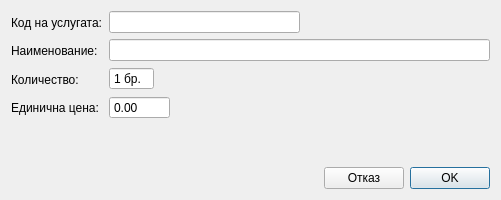
<?xml version="1.0" encoding="UTF-8"?>
<ui version="4.0">
 <class>BusinessOperationDialog</class>
 <widget class="QDialog" name="BusinessOperationDialog">
  <property name="geometry">
   <rect>
    <x>0</x>
    <y>0</y>
    <width>501</width>
    <height>200</height>
   </rect>
  </property>
  <property name="sizePolicy">
   <sizepolicy hsizetype="Preferred" vsizetype="Preferred">
    <horstretch>0</horstretch>
    <verstretch>0</verstretch>
   </sizepolicy>
  </property>
  <property name="windowTitle">
   <string>BusinessOperationDialog</string>
  </property>
  <layout class="QVBoxLayout" name="verticalLayout_3">
   <item>
    <layout class="QHBoxLayout" name="horizontalLayout_4">
     <item>
      <layout class="QVBoxLayout" name="verticalLayout">
       <item>
        <widget class="QLabel" name="label_2">
         <property name="text">
          <string>Код на услугата:</string>
         </property>
        </widget>
       </item>
       <item>
        <widget class="QLabel" name="label">
         <property name="text">
          <string>Наименование:</string>
         </property>
        </widget>
       </item>
       <item>
        <widget class="QLabel" name="label_3">
         <property name="text">
          <string>Количество:</string>
         </property>
        </widget>
       </item>
       <item>
        <widget class="QLabel" name="label_4">
         <property name="text">
          <string>Единична цена:</string>
         </property>
        </widget>
       </item>
      </layout>
     </item>
     <item>
      <layout class="QVBoxLayout" name="verticalLayout_2">
       <item>
        <layout class="QHBoxLayout" name="horizontalLayout_3">
         <item>
          <widget class="QLineEdit" name="codeEdit"/>
         </item>
         <item>
          <spacer name="horizontalSpacer">
           <property name="orientation">
            <enum>Qt::Orientation::Horizontal</enum>
           </property>
           <property name="sizeHint" stdset="0">
            <size>
             <width>40</width>
             <height>20</height>
            </size>
           </property>
          </spacer>
         </item>
        </layout>
       </item>
       <item>
        <widget class="AutoCompleteLineEdit" name="nameEdit"/>
       </item>
       <item>
        <layout class="QHBoxLayout" name="horizontalLayout_2">
         <item>
          <widget class="QSpinBox" name="quantitySpinBox">
           <property name="buttonSymbols">
            <enum>QAbstractSpinBox::ButtonSymbols::NoButtons</enum>
           </property>
           <property name="suffix">
            <string> бр.</string>
           </property>
           <property name="minimum">
            <number>1</number>
           </property>
          </widget>
         </item>
         <item>
          <spacer name="horizontalSpacer_2">
           <property name="orientation">
            <enum>Qt::Orientation::Horizontal</enum>
           </property>
           <property name="sizeHint" stdset="0">
            <size>
             <width>40</width>
             <height>20</height>
            </size>
           </property>
          </spacer>
         </item>
        </layout>
       </item>
       <item>
        <layout class="QHBoxLayout" name="horizontalLayout">
         <item>
          <widget class="QDoubleSpinBox" name="priceSpinBox">
           <property name="buttonSymbols">
            <enum>QAbstractSpinBox::ButtonSymbols::NoButtons</enum>
           </property>
           <property name="suffix">
            <string/>
           </property>
           <property name="maximum">
            <double>10000.000000000000000</double>
           </property>
          </widget>
         </item>
         <item>
          <spacer name="horizontalSpacer_3">
           <property name="orientation">
            <enum>Qt::Orientation::Horizontal</enum>
           </property>
           <property name="sizeHint" stdset="0">
            <size>
             <width>40</width>
             <height>20</height>
            </size>
           </property>
          </spacer>
         </item>
        </layout>
       </item>
      </layout>
     </item>
    </layout>
   </item>
   <item>
    <spacer name="verticalSpacer">
     <property name="orientation">
      <enum>Qt::Orientation::Vertical</enum>
     </property>
     <property name="sizeHint" stdset="0">
      <size>
       <width>20</width>
       <height>40</height>
      </size>
     </property>
    </spacer>
   </item>
   <item>
    <layout class="QHBoxLayout" name="horizontalLayout_5">
     <item>
      <spacer name="horizontalSpacer_4">
       <property name="orientation">
        <enum>Qt::Orientation::Horizontal</enum>
       </property>
       <property name="sizeHint" stdset="0">
        <size>
         <width>40</width>
         <height>20</height>
        </size>
       </property>
      </spacer>
     </item>
     <item>
      <widget class="QPushButton" name="cancelButton">
       <property name="text">
        <string>Отказ</string>
       </property>
       <property name="autoDefault">
        <bool>false</bool>
       </property>
      </widget>
     </item>
     <item>
      <widget class="QPushButton" name="okButton">
       <property name="text">
        <string>OK</string>
       </property>
      </widget>
     </item>
    </layout>
   </item>
  </layout>
 </widget>
 <layoutdefault spacing="6" margin="11"/>
 <customwidgets>
  <customwidget>
   <class>AutoCompleteLineEdit</class>
   <extends>QLineEdit</extends>
   <header>View/uiComponents/AutoCompleteLineEdit.h</header>
  </customwidget>
 </customwidgets>
 <resources/>
 <connections/>
</ui>
